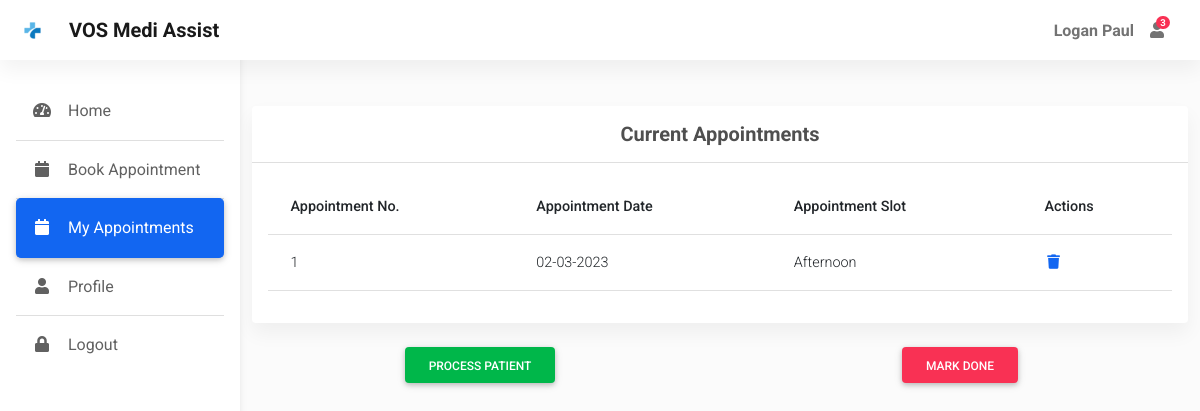
The app's page /myappointments/1 (signed in) with its own data.
### app.py (models this page shows)
class User(db.Model, UserMixin):
    id = db.Column(db.Integer, primary_key=True)
    username = db.Column(db.String(50), nullable=False, unique=True)
    password = db.Column(db.String(50), nullable=False)
    name = db.Column(db.String(50), nullable=False)
    address = db.Column(db.String(80))
    city = db.Column(db.String(30))
    dob = db.Column(db.Date, nullable=False)
    gender = db.Column(db.String(10), nullable=False)
    is_doctor = db.Column(db.Boolean, default=False, nullable=False)
    mobile = db.Column(db.Integer)

class Appointment(db.Model):
    id = db.Column(db.Integer, primary_key=True)
    user_id = db.Column(db.Integer, db.ForeignKey('user.id'), nullable=False)
    slot = db.Column(db.String(50), nullable=False)
    date = db.Column(db.Date, nullable=False)
    status = db.Column(db.Boolean, default=False, nullable=False)

### app.py (the view)
@app.route("/myappointments/<int:id>", methods=['GET','POST'])
@app.route("/myappointments/")
@login_required
def myappointments(id=None):
    check_user = User.query.filter_by(id = current_user.id).first()
    if check_user.is_doctor:
        appointments = db.session.query(Appointment, User).join(User).filter(Appointment.date == date.today()).filter(Appointment.status == False).order_by(db.case({
            'morning': 1,
            'afternoon': 2,
            'evening': 3
        }, value=Appointment.slot)).all()
    else:
        appointments = Appointment.query.filter_by(user_id = current_user.id).all()
    appointment = None
    if id is not None:
        appointment = db.session.query(Appointment, User).join(User).filter(Appointment.id == id).all()
    return render_template("myappointments.html", appointments=appointments, appointment=appointment, id=id)

### app.py (called while the page is built)
@login_manager.user_loader
def load_user(user_id):
    return User.query.get(int(user_id))

def calculate_age(born):
    age = today.year - born.year - ((today.month, today.day) < (born.month, born.day))
    if age <= 0:
        return 1
    else:
        return age

@app.context_processor
def inject_datetime():
    return dict(datetime=datetime)

### templates/myappointments.html (shortened to what this page needs)
{% extends "dashboard.html" %}
{% block main %}
<div class="container pt-5">
  <section class="mb-4">
    <div class="card">
      <div class="card-header text-center py-3">
        <h5 class="mb-0 text-center">
          <strong>Current Appointments</strong>
        </h5>
      </div>
      {% if current_user.is_doctor %}
      <div class="card-body">
        <div class="table-responsive">
          <table class="table table-hover text-nowrap">
            <thead>
              <tr>
                <th scope="col">Appointment No.</th>
                <th scope="col">Patient Name</th>
                <th scope="col">Age</th>
                <th scope="col">DOB</th>
                <th scope="col">Slot</th>
                <th scope="col">Actions</th>
              </tr>
            </thead>
            <tbody>
              {% for appointment in appointments %}
                <tr id="{{ loop.index }}">
                  <td>{{ loop.index }}</td>
                  <td>{{ appointment.User.name }}</td>
                  <td>{{ appointment.User.dob|calculate_age }}</td>
                  <td>{{ appointment.User.dob.strftime('%d-%m-%Y') }}</td>
                  <td>{{ appointment.Appointment.slot.capitalize() }}</td>
                  <td>
                    <a href="/myappointments/{{ appointment.Appointment.id }}"><i class="fas fa-plus fa-fw me-3"></i></a>
                    <span>
                      <a  href="{{ url_for('myappointments') }}"><i class="fas fa-minus fa-fw me-3"></i></a>
                    </span>
                  </td>
                </tr>
              {% endfor %}
            </tbody>
          </table>
        </div>
      </div>
      {% else %}
      <div class="card-body">
        <div class="table-responsive">
          <table class="table table-hover text-nowrap">
            <thead>
              <tr>
                <th scope="col">Appointment No.</th>
                <th scope="col">Appointment Date</th>
                <th scope="col">Appointment Slot</th>
                <th scope="col">Actions</th>
              </tr>
            </thead>
            <tbody>
              {% for appointment in appointments %}
                <tr>
                  <td>{{ loop.index }}</td>
                  <td>{{ appointment.date.strftime('%d-%m-%Y') }}</td>
                  <td>{{ appointment.slot.capitalize() }}</td>
                  <td>
                    <a href="/delete_appointment/{{ appointment.id }}"><i class="fas fa-trash fa-fw me-3"></i></a>
                  </td>
                </tr>
              {% endfor %}
            </tbody>
          </table>
        </div>
      </div>
      {% endif %}
    </div>
  </section>
  {% if appointment %}
  <div class="row align-items-center text-center">
    <div class="col">
      <button type="button" class="btn btn-success" data-mdb-toggle="modal" data-mdb-target="#exampleModal">
        Process Patient
      </button>
    </div>
    <div class="col">
      <a href="/markDone/{{ id }}" type="button" class="btn btn-danger">
        Mark Done
      </a>
    </div>
  </div>
  {% endif %}
</div>
{% endblock %}

### templates/dashboard.html (shortened to what this page needs)
<!DOCTYPE html>
<html lang="en">
<head>
  <link rel="stylesheet" href="https://use.fontawesome.com/releases/v5.11.2/css/all.css" />
  <link rel="stylesheet" href="{{ url_for('static', filename='css/mdb.min.css') }}" />
  <link rel="stylesheet"  href="{{ url_for('static', filename='css/admin.css') }}"/>
</head>
<body>
  <header>
    <nav id="sidebarMenu" class="collapse d-lg-block sidebar collapse bg-white">
      <div class="position-sticky">
        <div class="list-group list-group-flush mx-3 mt-4">
          <a href="{{ url_for('home') }}" class="list-group-item list-group-item-action py-3 ripple {% if request.endpoint == 'home' %}active{% endif %}" aria-current="true">
            <i class="fas fa-tachometer-alt fa-fw me-3"></i><span>Home</span>
          </a>
          {% if not current_user.is_doctor %}
          <a href="{{ url_for('appointment') }}" class="list-group-item list-group-item-action py-3 ripple {% if request.endpoint == 'appointment' %}active{% endif %}"><i
              class="fas fa-calendar fa-fw me-3"></i><span>Book Appointment</span></a>
          <a href="{{ url_for('myappointments') }}" class="list-group-item list-group-item-action py-3 ripple {% if request.endpoint == 'myappointments' %}active{% endif %}"><i
                class="fas fa-calendar fa-fw me-3"></i><span>My Appointments</span></a>
          {% endif %}
          <a href="{{ url_for('profile') }}" class="list-group-item list-group-item-action py-3 ripple {% if request.endpoint == 'profile' %}active{% endif %}"><i
              class="fas fa-user fa-fw me-3"></i><span>Profile</span></a>
          <a href="{{ url_for('logout') }}" class="list-group-item list-group-item-action py-3 ripple">
            <i class="fas fa-lock fa-fw me-3"></i><span>Logout</span>
          </a>
        </div>
      </div>
    </nav>
    <nav id="main-navbar" class="navbar navbar-expand-lg navbar-light bg-white fixed-top">
      <div class="container-fluid">
        <a class="navbar-brand d-flex align-items-center fw-bold" href="/"><img class="d-inline-block me-3" " src="{{ url_for('static', filename='img/icons/logo.png') }}" alt="" />VOS Medi Assist</a>
        <ul class="navbar-nav ms-auto d-flex flex-row">
            <li>
                <a class="nav-link me-3 me-lg-0 d-flex align-items-center fw-bold" href="#">{{ current_user.name }}</a>
            </li>
          <li class="nav-item dropdown">
            <a class="nav-link me-3 me-lg-0 dropdown-toggle hidden-arrow" href="#" id="navbarDropdownMenuLink"
              role="button" data-mdb-toggle="dropdown" aria-expanded="false">
              <i class="fas fa-user"></i>
              <span class="badge rounded-pill badge-notification bg-danger">3</span>
            </a>
          </li>
          <li class="nav-item dropdown">
            <a class="nav-link dropdown-toggle hidden-arrow d-flex align-items-center" href="#"
              id="navbarDropdownMenuLink" role="button" data-mdb-toggle="dropdown" aria-expanded="false">
            </a>
          </li>
        </ul>
      </div>
    </nav>
  </header>
  <main style="margin-top: 58px">
    {% block main %}
    {% endblock %}
  </main>
</body>
</html>

### static/css/admin.css (style rules this page uses)
body { background-color: #fbfbfb; }
@media (min-width: 991.98px) { main { padding-left: 240px; } }
.sidebar { position: fixed; top: 0; bottom: 0; left: 0; padding: 58px 0 0; box-shadow: 0 2px 5px 0 rgb(0 0 0 / 5%), 0 2px 10px 0 rgb(0 0 0 / 5%); width: 240px; z-index: 600; }
.sidebar .active { border-radius: 5px; box-shadow: 0 2px 5px 0 rgb(0 0 0 / 16%), 0 2px 10px 0 rgb(0 0 0 / 12%); }

### records on screen
User: name "Logan Paul"
Appointment: date "02-03-2023", slot "Afternoon"
